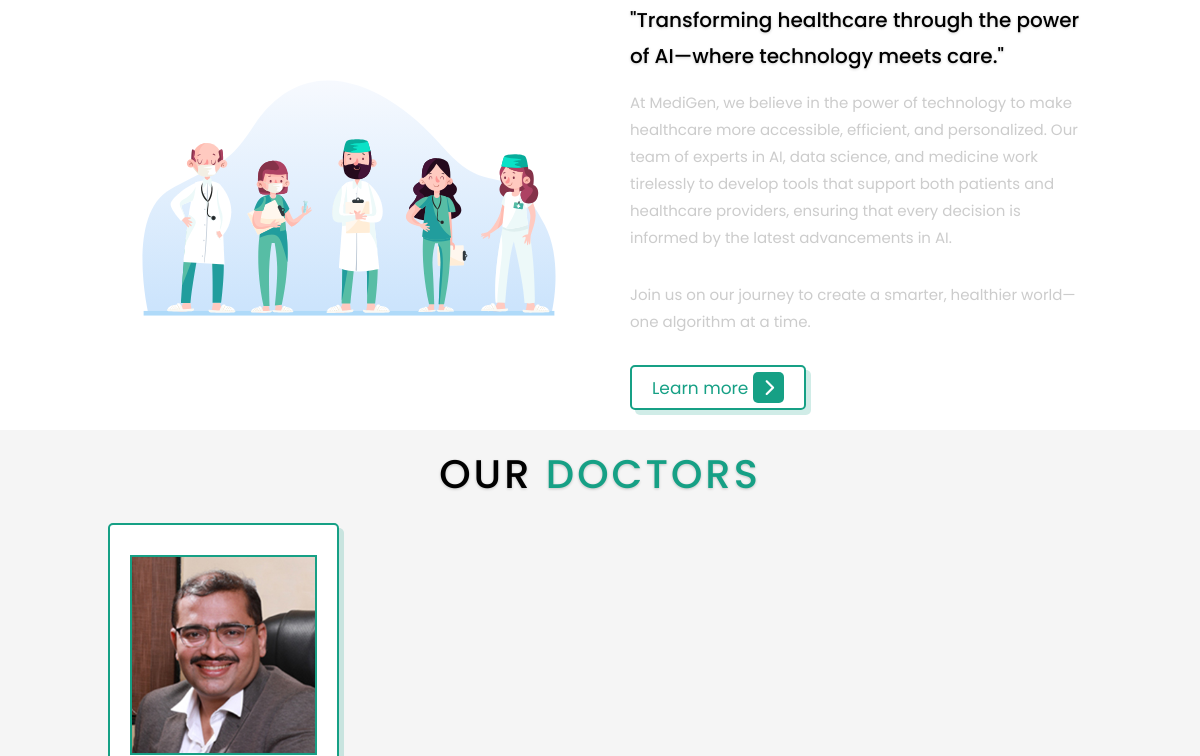
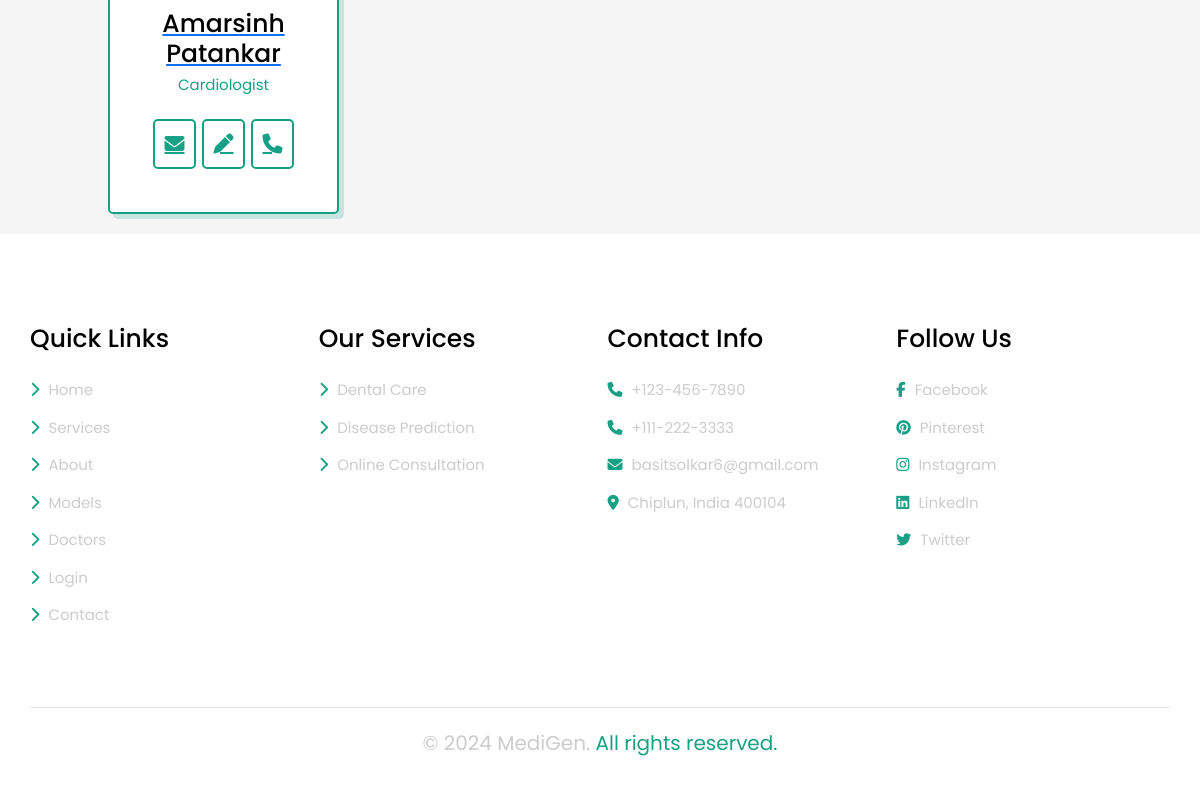
The app's page / (lower part), older data (2 pictures, top to bottom).
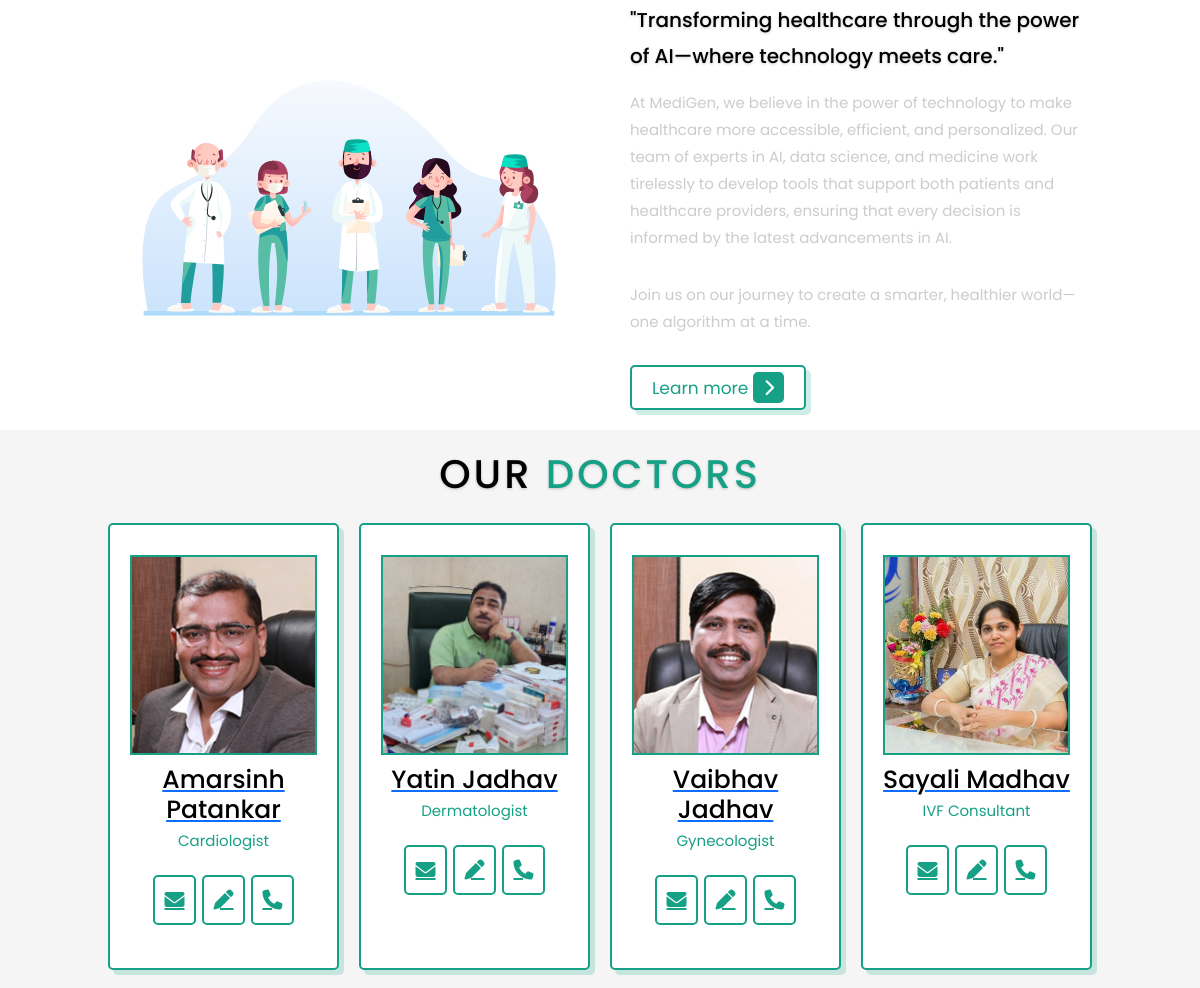
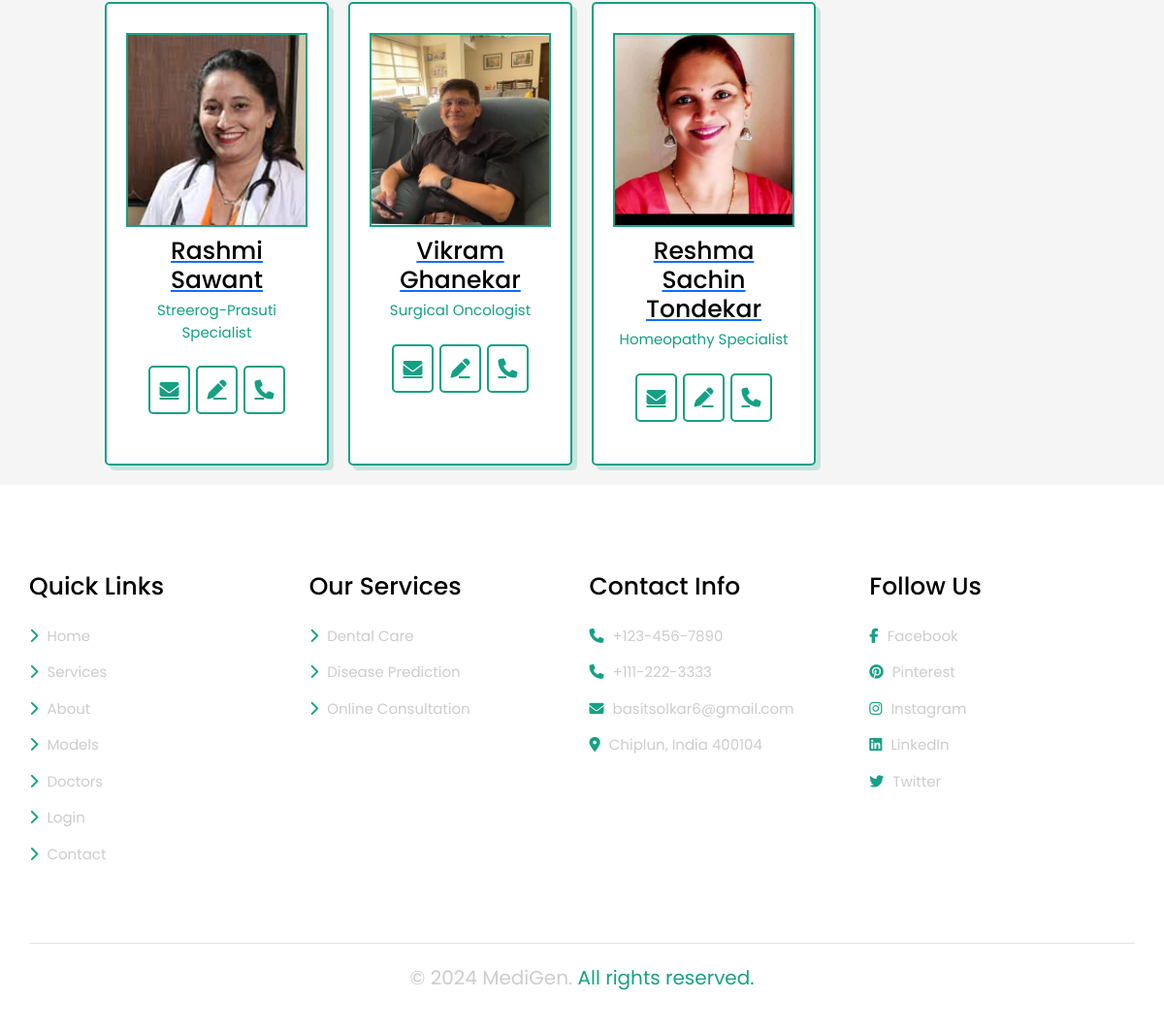
The same page, newer data (2 pictures, top to bottom).
### meds/models.py (models this page shows, shortened)
class Doctors(models.Model):
    user = models.OneToOneField(CustomUser, on_delete=models.CASCADE)
    degree = models.CharField(max_length=50)
    specialization = models.CharField(max_length=50)
    address = models.TextField()
    experience = models.TextField(max_length=5 , default=0)
    photo = models.ImageField(upload_to='profile_photos/')

class CustomUser(AbstractUser):
    username = None
    first_name = None
    last_name =  None
    full_name = models.CharField(max_length=50)
    email = models.EmailField(unique = True)
    phone = models.CharField( max_length=15)
    gender = models.CharField(choices=GENDER , max_length=20 , default="Not Specified")
    dob = models.DateField( default=default_dob)
    USERNAME_FIELD = 'email'
    REQUIRED_FIELDS = [ 'phone' , 'full_name']
    objects = CustomUserManager()

### medigen_main/views.py (the view)
# urls.py: path("" , views.home, name = "home" ),
def home(request):
    doctors = Doctors.objects.all()
    availability = Availability.objects.all()
    context = {
        'doctors' : doctors,
        'availability':availability
    }
    return render(request , 'index.html' , context=context)

### templates/index.html (shortened to what this page needs)
{% extends "layout.html" %}
{% load static %}
{% block content %}
<section class="About" id="About">
	<div class="row">
		<div class="image">
			<img src="{% static "photos/4.svg" %}" alt="">
		</div>
		<div class="content">
			  <h3>"Transforming healthcare through the power of AI—where technology meets care."</h3>
			<p>
      At MediGen, we believe in the power of technology to make healthcare more accessible, efficient, and personalized. Our team of experts in AI, data science, and medicine work tirelessly to develop tools that support both patients and healthcare providers, ensuring that every decision is informed by the latest advancements in AI.
    </p>
    <p>
      Join us on our journey to create a smarter, healthier world—one algorithm at a time.
    </p>
			<a href="{% url "learn_more" %}" class="btn">Learn more<span class="fas fa-chevron-right"></span></a>
		</div>
	</div>
</section>
<section class="Doctors" id="Doctors">
	<h1 class="heading">our <span>Doctors</span></h1>
		<div class="box-container">
			{% for doctor in doctors  %}
			<div class="box">
				<img src="{{doctor.photo.url}}" alt="">
				<a href="{% url "doc_profile" doctor.id%}"><h3>{{doctor.user.full_name}}</h3></a>
				<span>{{doctor.specialization}}</span>
				<div class="share">
					<a href="mailto:{{doctor.user.email}}" class="fa fa-envelope"></a>
					<a href="#" data-bs-toggle="modal" data-bs-target="#appointment_modal" data-doctor-id="{{doctor.id}}" class="fas fa-pen"></a>
					<a href="tel:{{doctor.phone}}" class="fas fa-phone"></a>
				</div>
			</div>
			{% endfor %}
	</section>
{% endblock %}

### templates/layout.html (shortened to what this page needs)
{% load static %}
<!DOCTYPE html>
<html>
<head>
	<link rel="stylesheet"  href="https://cdnjs.cloudflare.com/ajax/libs/font-awesome/6.6.0/css/all.min.css">
    <link href="https://cdn.jsdelivr.net/npm/bootstrap@5.3.3/dist/css/bootstrap.min.css" rel="stylesheet">
	<link rel="stylesheet" href="{% static 'style.css' %}">
</head>
<body>
    {% block content %}
    {% endblock %}
    <footer class="footer container">
        <div class="row py-5 my-5">
            <div class="col mb-3">
                <h3>Quick Links</h3>
                <ul class="nav flex-column">
                    <li class="nav-item mb-2"><a href="#"><i class="fas fa-chevron-right"></i> Home</a></li>
                    <li class="nav-item mb-2"><a href="#"><i class="fas fa-chevron-right"></i> Services</a></li>
                    <li class="nav-item mb-2"><a href="#"><i class="fas fa-chevron-right"></i> About</a></li>
                    <li class="nav-item mb-2"><a href="#"><i class="fas fa-chevron-right"></i> Models</a></li>
                    <li class="nav-item mb-2"><a href="#"><i class="fas fa-chevron-right"></i> Doctors</a></li>
                    <li class="nav-item mb-2"><a href="#"><i class="fas fa-chevron-right"></i> Login</a></li>
                    <li class="nav-item mb-2"><a href="#"><i class="fas fa-chevron-right"></i> Contact</a></li>
                </ul>
            </div>
            <div class="col mb-3">
                <h3>Our Services</h3>
                <ul class="nav flex-column">
                    <li class="nav-item mb-2"><a href="#"><i class="fas fa-chevron-right"></i> Dental Care</a></li>
                    <li class="nav-item mb-2"><a href="#"><i class="fas fa-chevron-right"></i> Disease Prediction</a></li>
                    <li class="nav-item mb-2"><a href="#"><i class="fas fa-chevron-right"></i> Online Consultation</a></li>
                </ul>
            </div>
            <div class="col mb-3">
                <h3>Contact Info</h3>
                <ul class="nav flex-column">
                    <li class="nav-item mb-2"><a href="#"><i class="fas fa-phone"></i> +123-456-7890</a></li>
                    <li class="nav-item mb-2"><a href="#"><i class="fas fa-phone"></i> +111-222-3333</a></li>
                    <li class="nav-item mb-2"><a href="#"><i class="fas fa-envelope"></i> basitsolkar6@gmail.com</a></li>
                    <li class="nav-item mb-2"><a href="#"><i class="fas fa-map-marker-alt"></i> Chiplun, India 400104</a></li>
                </ul>
            </div>
            <div class="col mb-3">
                <h3>Follow Us</h3>
                <ul class="nav flex-column">
                    <li class="nav-item mb-2"><a href="#"><i class="fab fa-facebook-f"></i> Facebook</a></li>
                    <li class="nav-item mb-2"><a href="#"><i class="fab fa-pinterest"></i> Pinterest</a></li>
                    <li class="nav-item mb-2"><a href="https://www.instagram.com/medi_gen/"><i class="fab fa-instagram"></i> Instagram</a></li>
                    <li class="nav-item mb-2"><a href="#"><i class="fab fa-linkedin"></i> LinkedIn</a></li>
                    <li class="nav-item mb-2"><a href="#"><i class="fab fa-twitter"></i> Twitter</a></li>
                </ul>
            </div>
        </div>
        <div class="credit">
            <p>&copy; 2024 MediGen. <span>All rights reserved.</span></p>
        </div>
    </footer>
</body>
</html>

### static/style.css (style rules this page uses)
:root { --green: #16a085; --box-shadow:.5rem .5rem 0 rgba(22, 160, 133, .2); --border:.2rem solid var(--green); }
:root { --black: #000; --light-color: #ccc; --text-shadow: 0 .1rem .3rem rgba(0, 0, 0, .2); }
* { font-family: "Poppins", sans-serif; margin: 0; padding: 0; box-sizing: border-box; text-transform: none; transition: all .2s ease-out; text-decoration: none; }
html { font-size: 62.5%; overflow-x: hidden; scroll-padding-top: 7rem; scroll-behavior: smooth; }
section { padding:2rem 9%; }
section:nth-child(even) { background: #f5f5f5; }
.heading { text-align: center; padding-bottom: 2rem; text-shadow: var(--text-shadow); text-transform: uppercase; color: var(--black); font-size: 4rem; letter-spacing: .3rem; }
.heading span { text-transform: uppercase; color: var(--green); }
.btn { display: inline-block; margin-top: 1rem; padding: .5rem; padding-inline:2rem ; border:var(--border); border-radius: .5rem; box-shadow: var(--box-shadow); color:var(--green); cursor: pointer; font-size: 1.7rem; }
.btn span { padding:.7rem 1rem; border-radius:.5rem; background: var(--green); color: #fff; margin-left:.5rem; }
.content { padding: 0 20px; max-width: 1200px; margin: 0 auto; position: relative; z-index: 1; }
.About .row { display: flex; align-items: center; flex-wrap: wrap; gap: 2rem; }
.About .row .image { flex:1 1 45rem; }
.About .row .image img { width: 100%; }
.About .row .content { flex:1 1 45rem; }
.About .row .content h3 { color: var(--black); text-shadow: var(--text-shadow); font-size: 2rem; line-height: 1.8; }
.About .row .content p { color: var(--light-color); padding: 1rem 0; font-size: 1.5rem; line-height: 1.8; }
.Doctors .box-container { display: grid; gap: 2rem; grid-template-columns: repeat(4, 1fr); gap: 2rem; }
.Doctors .box-container .box { text-align: center; background: #fff; border-radius: .5rem; border: var(--border); box-shadow: var(--box-shadow); padding: 2rem; overflow: hidden; }
.Doctors .box-container .box img { height: 20rem; width: 100%; object-fit: cover; border: var(--border); margin-top: 1rem; margin-bottom: 1rem; }
.Doctors .box-container .box h3 { color: var(--black); font-size: 2.5rem; }
.Doctors .box-container .box span { color: var(--green); font-size: 1.5rem; }
.Doctors .box-container .box .share { padding: 2rem; display: flex; }
.Doctors .box-container .box .share a { height: 5rem; width: 5rem; line-height: 4.5rem; font-size: 2rem; color: var(--green); border-radius: .5rem; border: var(--border); margin: .3rem; }
.footer { padding: 2rem 0; }
.footer h3 { font-size: 2.5rem; color: var(--black); padding: 1rem 0; margin-bottom: 1rem; }
.footer .nav-item a { display: block; font-size: 1.5rem; color: var(--light-color); padding: 0.5rem 0; text-decoration: none; transition: padding-right 0.3s ease; }
.footer .nav-item a i { padding-right: 0.5rem; color: var(--green); transition: padding-right 0.3s ease; }
.footer .credit { padding: 1rem; padding-top: 2rem; margin-top: 2rem; text-align: center; font-size: 2rem; color: var(--light-color); border-top: 0.1rem solid rgba(0, 0, 0, 0.1); }
.footer .credit span { color: var(--green); }

Row changes from the older to the newer data that the page shows:
added Doctors: photo (picture), user.full_name "Yatin Jadhav", specialization "Dermatologist"
added Doctors: photo (picture), user.full_name "Vaibhav Jadhav", specialization "Gynecologist"
added Doctors: photo (picture), user.full_name "Sayali Madhav", specialization "IVF Consultant"
added Doctors: photo (picture), user.full_name "Rashmi Sawant", specialization "Streerog-Prasuti Specialist"
added Doctors: photo (picture), user.full_name "Vikram Ghanekar", specialization "Surgical Oncologist"
added Doctors: photo (picture), user.full_name "Reshma Sachin Tondekar", specialization "Homeopathy Specialist"
